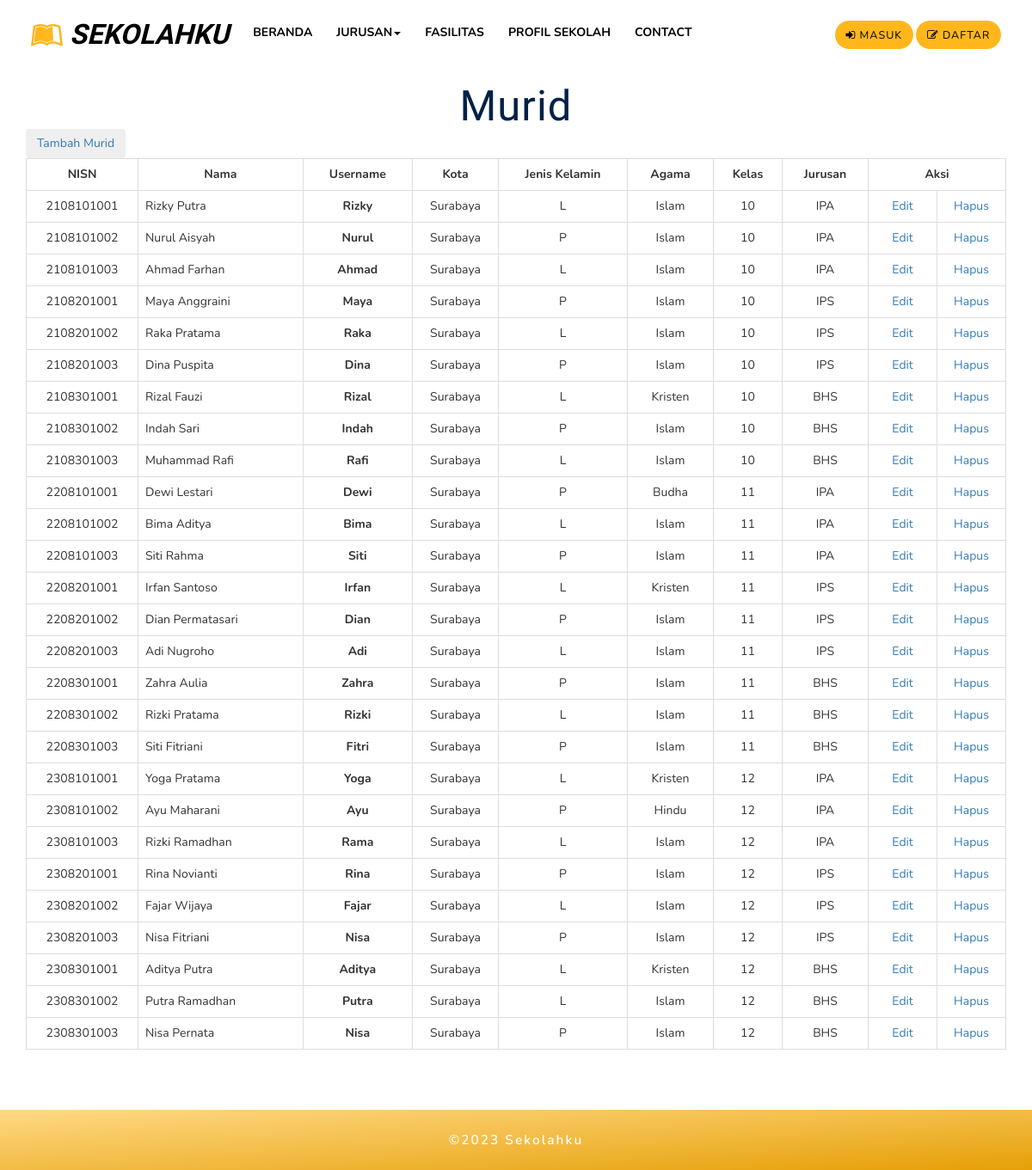
Page /admin/murid.php on the committed database.
### tables this page shows
CREATE TABLE `murid` (
  `nisn` char(10) NOT NULL,
  `nama_murid` varchar(50) DEFAULT NULL,
  `kota` varchar(45) DEFAULT NULL,
  `jenkel` varchar(45) DEFAULT NULL,
  `agama` varchar(45) DEFAULT NULL,
  `jurusan` varchar(3) DEFAULT NULL,
  `kelas` int(2) DEFAULT NULL,
  `username` varchar(50) DEFAULT NULL
);

### admin/murid.php (the view, shortened to what this page needs)
<?php
include ('../koneksi.php');
?>
<!DOCTYPE html>
<html>
<head>
<link rel="stylesheet" href="../css/bootstrap.css">
<link rel="stylesheet" href="../css/style.css" type="text/css" media="all" />
<link rel="stylesheet" href="../css/font-awesome.css">
<link rel="stylesheet" href="../css/swipebox.css">
<link rel="stylesheet" href="../css/jquery-ui.css" />
<link rel="stylesheet" href="../css/my.css"/>
</head>
<body>
<?php include ('../navigasi2.php'); ?>
<div id="Murid">
	<div class="container">
		<br>
    <h3 class="w3l-title"> Murid </h3>
    <a href="murid_tambah.php"> <button class="btn"> Tambah Murid </button> </a>
    <div>
    	<table class="table table-bordered text-center">
        <tr>
			<td width="130"><b> NISN </td>
        	<td><b> Nama </td>
			<td><b> Username </td>
            <td width="100"><b> Kota </td>
            <td width="150"><b> Jenis Kelamin </td>
			<td width="100"><b> Agama </td>
            <td width="80"><b> Kelas </td>
            <td width="100"><b> Jurusan </td>
            <td colspan="2" ><b> Aksi </td>
        </tr>
<?php
$tampil="SELECT * FROM `murid` ORDER BY `murid`.`nisn` ASC ";
$hasil=mysqli_query($koneksi, $tampil);
while ($data=mysqli_fetch_array($hasil))
{
	echo "<td> $data[nisn] </td>";
	echo "<td class='text-left'> $data[nama_murid] </td>";
	echo "<td><b> $data[username] </td>";
	echo "<td> $data[kota] </td>";
	echo "<td> $data[jenkel] </td>";
	echo "<td> $data[agama] </td>";
	echo "<td> $data[kelas] </td>";
	echo "<td> $data[jurusan] </td>";
	echo "<td width='80'><a href='murid_edit.php?kode=$data[nisn]'>Edit </a></td>";
	echo "<td width='80'><a href='murid_hapus.php?kode=$data[nisn]'> Hapus</a></td>
</TR>";
}
?>
        </table>
    </div>
    </div>
</div>
<div class="w3layouts_copy_right">
	<div class="container">
		<p>©2023 Sekolahku</p>
	</div>
</div>
</body>
</html>

### css/style.css (style rules this page uses)
body { padding: 0; margin: 0; background: #fff; position: relative; font-family: "Nunito", sans-serif; }
body a { transition: 0.5s all; -webkit-transition: 0.5s all; -moz-transition: 0.5s all; -o-transition: 0.5s all; -ms-transition: 0.5s all; }
h1, h2, h3, h4, h5, h6 { margin: 0; font-family: "Exo 2", sans-serif; }
p { margin: 0; font-family: "Nunito", sans-serif; letter-spacing: 1px; color: #000000; line-height: 1.8em; font-size: 1em; }
h3.w3l-title { font-size: 3.5em; color: #002147; text-align: center; letter-spacing: 1px; position: relative; }
.w3layouts_copy_right { padding: 1.5em 0; text-align: center; background: -webkit-linear-gradient(#ffd985, #e69f06); background: -moz-linear-gradient(#ffd985, #e69f06); background: -ms-linear-gradient(#ffd985, #e69f06); background: linear-gradient(to right bottom, #ffd985, #e69f06); }
.w3layouts_copy_right p { color: #fff; font-weight: 600; letter-spacing: 2px; font-size: 1.1em; }

### rows in the picture
murid: nisn "2108101001", nama_murid "Rizky Putra", username "Rizky", kota "Surabaya", jenkel "L", agama "Islam", kelas "10", jurusan "IPA"
murid: nisn "2108101002", nama_murid "Nurul Aisyah", username "Nurul", kota "Surabaya", jenkel "P", agama "Islam", kelas "10", jurusan "IPA"
murid: nisn "2108101003", nama_murid "Ahmad Farhan", username "Ahmad", kota "Surabaya", jenkel "L", agama "Islam", kelas "10", jurusan "IPA"
murid: nisn "2108201001", nama_murid "Maya Anggraini", username "Maya", kota "Surabaya", jenkel "P", agama "Islam", kelas "10", jurusan "IPS"
murid: nisn "2108201002", nama_murid "Raka Pratama", username "Raka", kota "Surabaya", jenkel "L", agama "Islam", kelas "10", jurusan "IPS"
murid: nisn "2108201003", nama_murid "Dina Puspita", username "Dina", kota "Surabaya", jenkel "P", agama "Islam", kelas "10", jurusan "IPS"
murid: nisn "2108301001", nama_murid "Rizal Fauzi", username "Rizal", kota "Surabaya", jenkel "L", agama "Kristen", kelas "10", jurusan "BHS"
murid: nisn "2108301002", nama_murid "Indah Sari", username "Indah", kota "Surabaya", jenkel "P", agama "Islam", kelas "10", jurusan "BHS"
murid: nisn "2108301003", nama_murid "Muhammad Rafi", username "Rafi", kota "Surabaya", jenkel "L", agama "Islam", kelas "10", jurusan "BHS"
murid: nisn "2208101001", nama_murid "Dewi Lestari", username "Dewi", kota "Surabaya", jenkel "P", agama "Budha", kelas "11", jurusan "IPA"
murid: nisn "2208101002", nama_murid "Bima Aditya", username "Bima", kota "Surabaya", jenkel "L", agama "Islam", kelas "11", jurusan "IPA"
murid: nisn "2208101003", nama_murid "Siti Rahma", username "Siti", kota "Surabaya", jenkel "P", agama "Islam", kelas "11", jurusan "IPA"
murid: nisn "2208201001", nama_murid "Irfan Santoso", username "Irfan", kota "Surabaya", jenkel "L", agama "Kristen", kelas "11", jurusan "IPS"
murid: nisn "2208201002", nama_murid "Dian Permatasari", username "Dian", kota "Surabaya", jenkel "P", agama "Islam", kelas "11", jurusan "IPS"
murid: nisn "2208201003", nama_murid "Adi Nugroho", username "Adi", kota "Surabaya", jenkel "L", agama "Islam", kelas "11", jurusan "IPS"
murid: nisn "2208301001", nama_murid "Zahra Aulia", username "Zahra", kota "Surabaya", jenkel "P", agama "Islam", kelas "11", jurusan "BHS"
murid: nisn "2208301002", nama_murid "Rizki Pratama", username "Rizki", kota "Surabaya", jenkel "L", agama "Islam", kelas "11", jurusan "BHS"
murid: nisn "2208301003", nama_murid "Siti Fitriani", username "Fitri", kota "Surabaya", jenkel "P", agama "Islam", kelas "11", jurusan "BHS"
murid: nisn "2308101001", nama_murid "Yoga Pratama", username "Yoga", kota "Surabaya", jenkel "L", agama "Kristen", kelas "12", jurusan "IPA"
murid: nisn "2308101002", nama_murid "Ayu Maharani", username "Ayu", kota "Surabaya", jenkel "P", agama "Hindu", kelas "12", jurusan "IPA"
murid: nisn "2308101003", nama_murid "Rizki Ramadhan", username "Rama", kota "Surabaya", jenkel "L", agama "Islam", kelas "12", jurusan "IPA"
murid: nisn "2308201001", nama_murid "Rina Novianti", username "Rina", kota "Surabaya", jenkel "P", agama "Islam", kelas "12", jurusan "IPS"
murid: nisn "2308201002", nama_murid "Fajar Wijaya", username "Fajar", kota "Surabaya", jenkel "L", agama "Islam", kelas "12", jurusan "IPS"
murid: nisn "2308201003", nama_murid "Nisa Fitriani", username "Nisa", kota "Surabaya", jenkel "P", agama "Islam", kelas "12", jurusan "IPS"
murid: nisn "2308301001", nama_murid "Aditya Putra", username "Aditya", kota "Surabaya", jenkel "L", agama "Kristen", kelas "12", jurusan "BHS"
murid: nisn "2308301002", nama_murid "Putra Ramadhan", username "Putra", kota "Surabaya", jenkel "L", agama "Islam", kelas "12", jurusan "BHS"
murid: nisn "2308301003", nama_murid "Nisa Pernata", username "Nisa", kota "Surabaya", jenkel "P", agama "Islam", kelas "12", jurusan "BHS"
